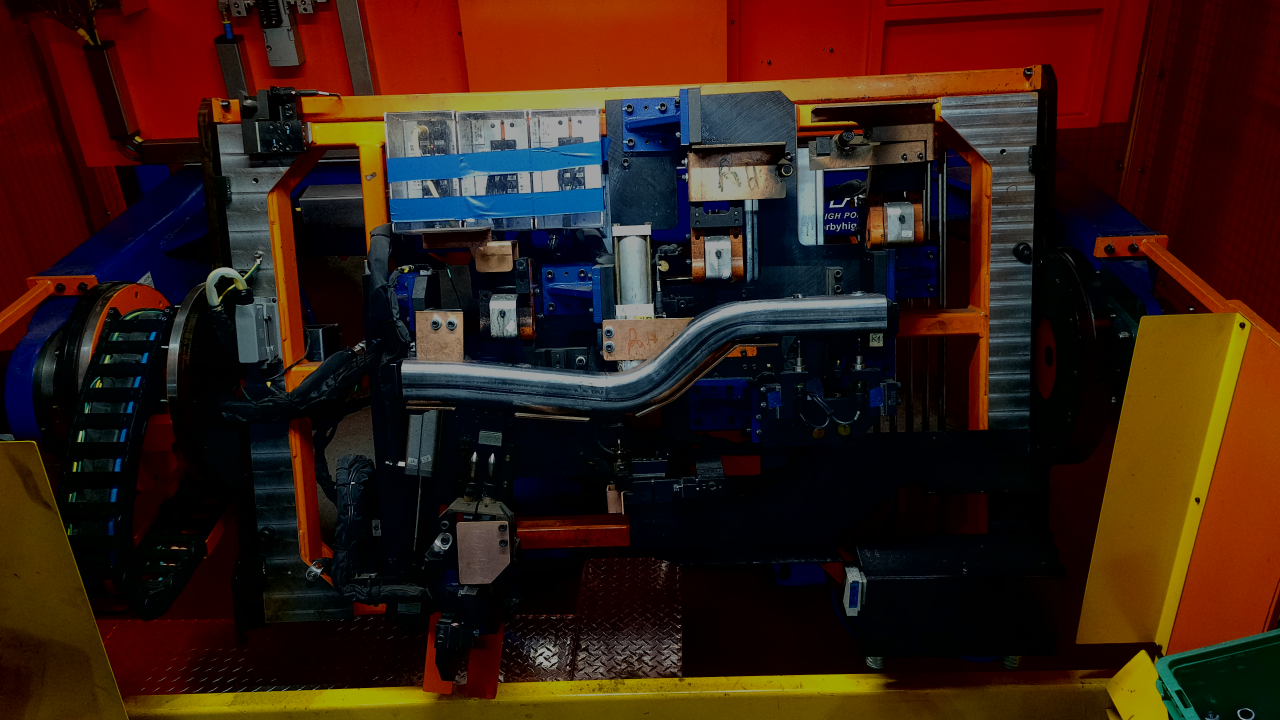
#> input picture AutoMask/mask_pics/STANDARD1.jpg, 3840 x 2160 px, found by its file name (shown at 1/3 size)
$ python HSV.py
#> lines starting #> are read from the running program, lines starting #| are printed output that depends on the picture
import cv2 as cv
import numpy as np

std = cv.imread("AutoMask\mask_pics\\STANDARD1.jpg")
#> std is the input picture: shape (2160, 3840, 3); mean B, G, R 19.7, 29.1, 52.5
na = cv.imread("AutoMask\mask_pics\\NONE1.jpg")
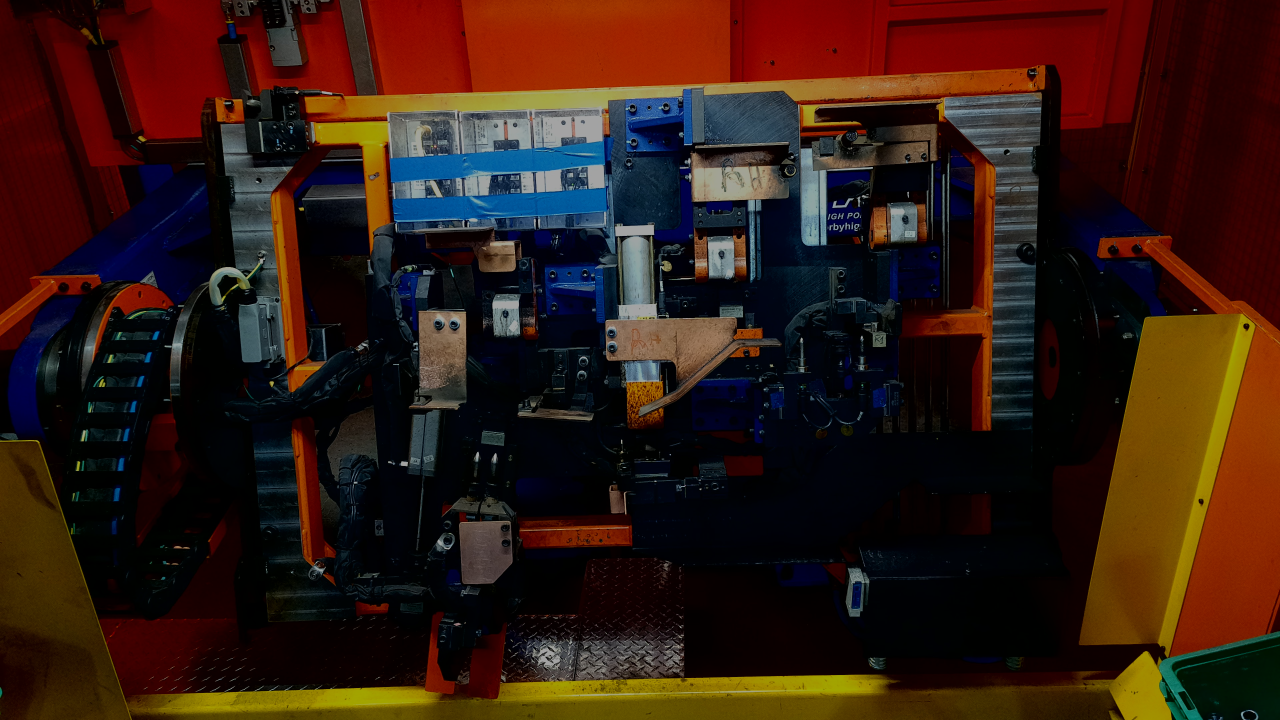
#> input picture AutoMask/mask_pics/NONE1.jpg, 3840 x 2160 px, found by its file name (shown at 1/3 size)
#> na is the input picture: shape (2160, 3840, 3); mean B, G, R 18.3, 27, 50.1

subtract1 = cv.subtract(std,na)
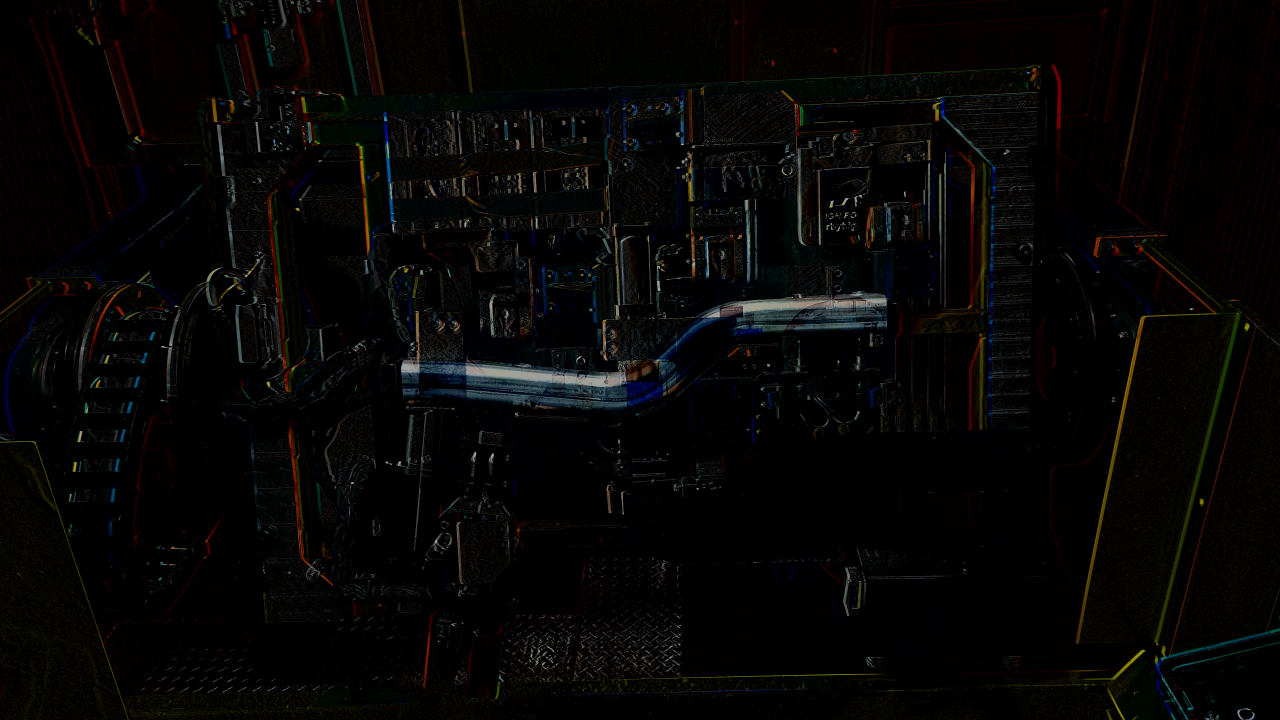
#> subtract1: shape (2160, 3840, 3) (shown at 1/3 size); mean B, G, R 4.7, 5.8, 6.7

na = cv.subtract(na, subtract1)
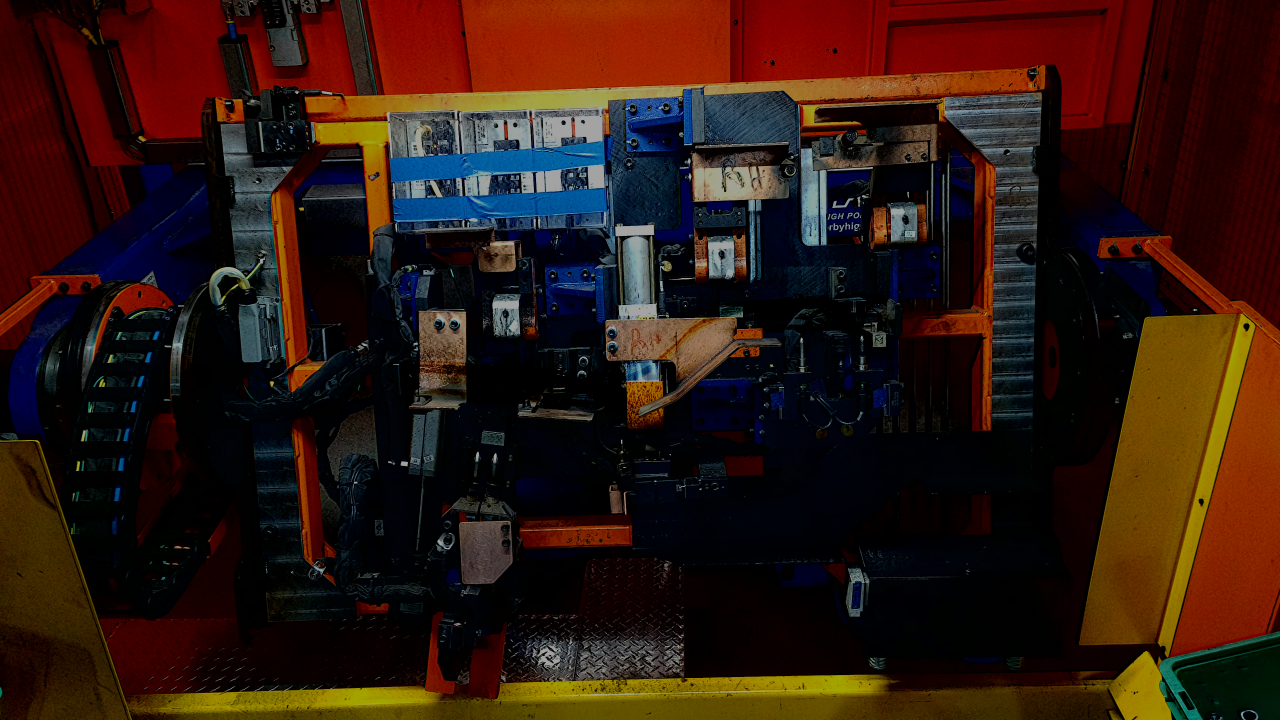
#> na: shape (2160, 3840, 3) (shown at 1/3 size); mean B, G, R 16.2, 24.2, 46.4


# [8 lines of commented-out code are left out]
cv.imshow("h",cv.resize(na, (0,0), fx = 0.2, fy = 0.2))
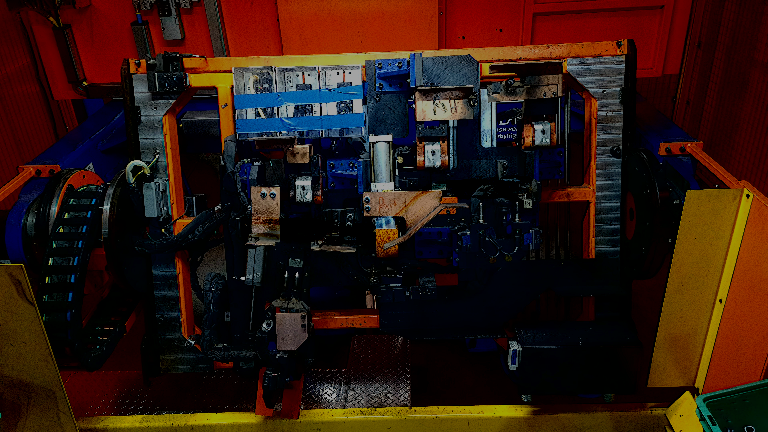
#> window 'h': shape (432, 768, 3); mean B, G, R 16.2, 24.2, 46.4

cv.waitKey(0)
